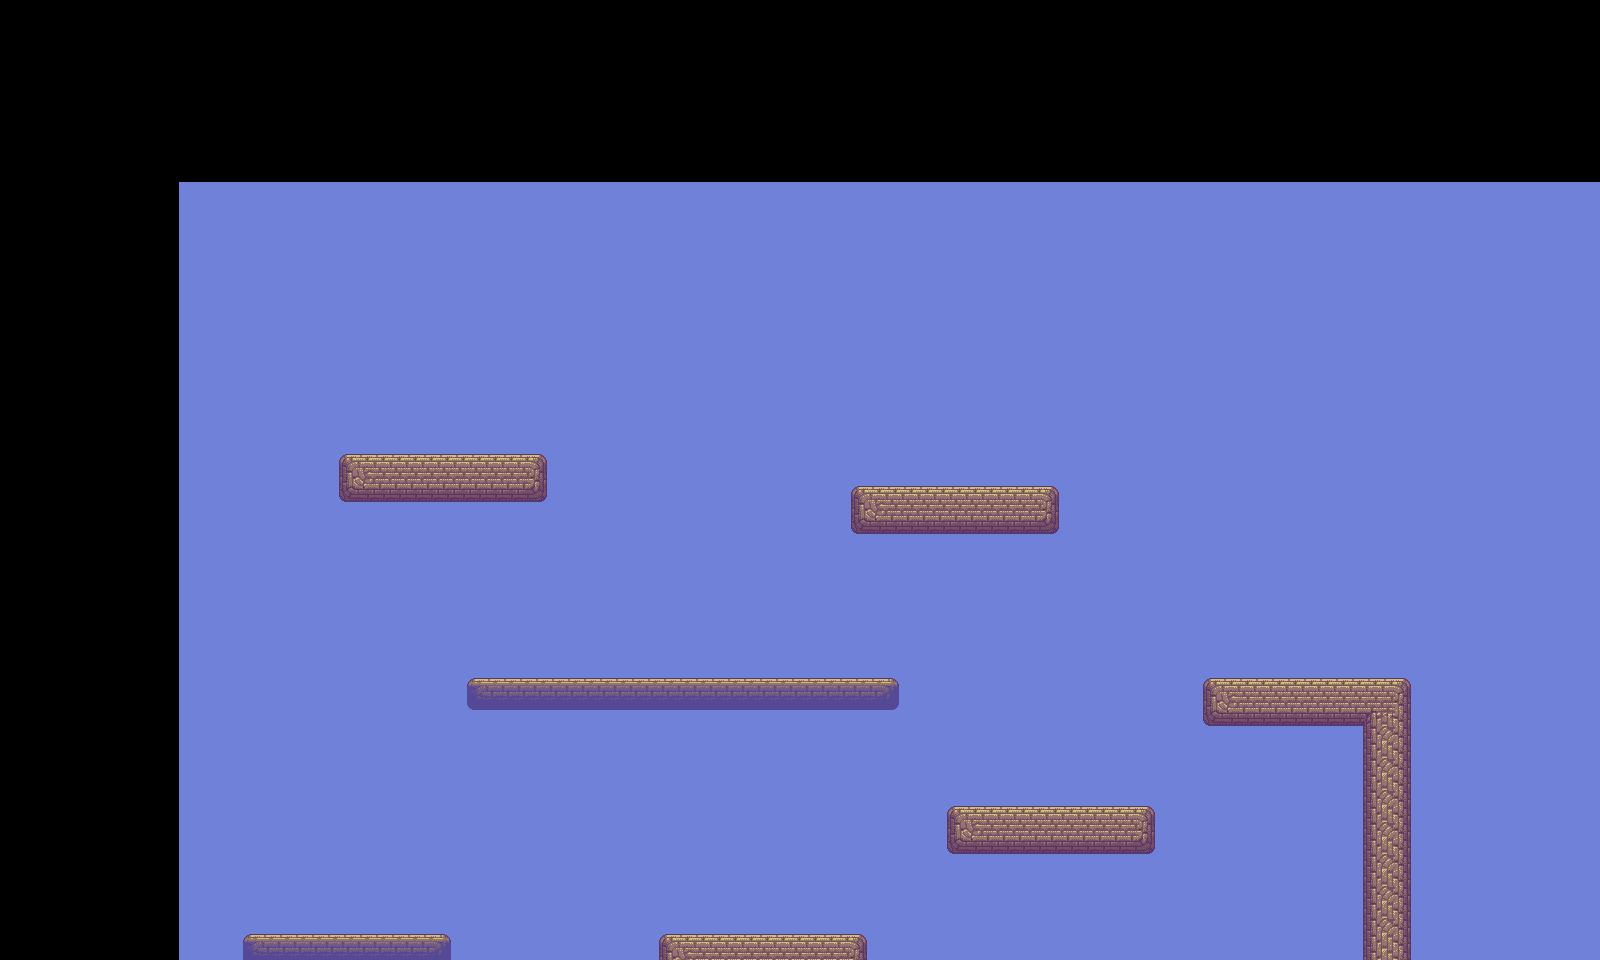

A level layout from a 2D game, rendered from its tile map. Below: a short description, then the map file with its tile-grid data intact:
An orthogonal 50x30 tile map with 32x32 px tiles, 1 tile layer (Tile Layer 1).

<map version="1.2" tiledversion="1.2.4" orientation="orthogonal" renderorder="right-down" width="50" height="30" tilewidth="32" tileheight="32" infinite="0" nextlayerid="7" nextobjectid="4">
 <properties>
  <property name="surface" type="bool" value="false" />
  <property name="wall" type="bool" value="false" />
 </properties>
 <tileset firstgid="1" source="forest.tsx" />
 <layer id="1" name="Tile Layer 1" width="50" height="30" offsetx="179" offsety="182">
  <properties>
   <property name="main" type="bool" value="true" />
  </properties>
  <data encoding="csv">
151,151,151,151,151,151,151,151,151,151,151,151,151,151,151,151,151,151,151,151,151,151,151,151,151,151,151,151,151,151,151,151,151,151,151,151,151,151,151,151,151,151,151,151,151,151,151,151,151,151,
151,151,151,151,151,151,151,151,151,151,151,151,151,151,151,151,151,151,151,151,151,151,151,151,151,151,151,151,151,151,151,151,151,151,151,151,151,151,151,151,151,151,151,151,151,151,151,151,151,151,
151,151,151,151,151,151,151,151,151,151,151,151,151,151,151,2,3,151,151,151,151,151,151,151,151,151,151,151,151,151,151,151,151,151,151,151,151,151,151,151,151,151,151,151,151,151,151,151,151,151,
151,151,151,151,151,151,151,151,151,151,151,151,151,151,151,151,151,151,151,151,151,151,151,151,151,151,151,151,151,151,151,151,151,151,151,151,151,151,151,151,151,151,151,151,151,151,151,151,151,151,
151,151,151,151,151,151,151,151,151,151,151,151,151,151,151,151,151,151,151,151,151,151,151,151,151,151,151,151,151,151,151,151,151,151,151,151,151,151,151,151,151,151,151,151,151,151,151,151,151,151,
151,151,151,151,151,151,151,151,151,151,151,151,151,151,151,151,151,151,151,151,151,151,151,151,151,151,151,151,151,151,151,151,151,151,151,151,151,151,151,151,151,151,151,151,151,151,151,151,151,151,
151,151,151,151,151,151,151,151,151,151,151,151,151,151,151,151,151,151,151,151,151,151,151,151,151,151,151,151,151,151,151,151,151,151,151,151,151,151,151,151,151,151,151,151,151,151,151,151,151,151,
151,151,151,151,151,151,151,151,151,151,151,151,151,151,151,151,151,151,151,151,151,151,151,151,151,151,151,151,151,151,151,151,151,151,151,151,151,151,151,151,151,151,151,151,151,151,151,151,151,151,
151,151,151,151,151,146,147,147,147,147,147,149,151,151,151,151,151,151,151,151,151,151,151,151,151,151,151,151,151,151,151,151,151,151,151,151,151,151,151,151,151,151,151,151,151,151,151,151,151,151,
151,151,151,151,151,242,243,243,243,243,243,245,151,151,151,151,151,151,151,151,151,146,147,147,147,147,147,149,151,151,151,151,151,151,151,151,151,151,151,151,151,151,151,151,151,151,151,151,151,151,
151,151,151,151,151,151,151,151,151,151,151,151,151,151,151,151,151,151,151,151,151,242,243,243,243,243,243,245,151,151,151,151,151,151,151,151,151,151,151,151,151,151,151,151,151,151,151,151,151,151,
151,151,151,151,151,151,151,151,151,151,151,151,151,151,151,151,151,151,151,151,151,151,151,151,151,151,151,151,151,151,151,151,151,151,151,151,151,151,151,151,151,151,151,151,151,151,151,151,151,151,
151,151,151,151,151,151,151,151,151,151,151,151,151,151,151,151,151,151,151,151,151,151,151,151,151,151,151,151,151,151,151,151,151,151,151,151,151,151,151,151,151,151,151,151,151,151,151,151,151,151,
151,151,151,151,151,151,151,151,151,151,151,151,151,151,151,151,151,151,151,151,151,151,151,151,151,151,151,151,151,151,151,151,151,151,151,151,151,151,151,151,151,151,151,151,151,151,151,151,151,151,
151,151,151,151,151,151,151,151,151,151,151,151,151,151,151,151,151,151,151,151,151,151,151,151,151,151,151,151,151,151,151,151,151,151,151,151,151,151,151,151,151,151,151,151,151,151,151,151,151,151,
151,151,151,151,151,151,151,151,151,314,315,315,315,315,315,315,315,315,315,315,315,315,316,151,151,151,151,151,151,151,151,151,146,147,147,147,147,147,149,151,151,151,151,151,151,151,151,151,151,151,
151,151,151,151,151,151,151,151,151,282,283,283,283,283,283,283,283,283,283,283,283,283,284,151,151,151,151,151,151,151,151,151,242,243,243,243,243,135,181,151,151,151,151,151,151,151,151,151,151,151,
151,151,151,151,151,151,151,151,151,151,151,151,151,151,151,151,151,151,151,151,151,151,151,151,151,151,151,151,151,151,151,151,151,151,151,151,151,178,181,151,151,151,151,151,151,151,151,151,151,151,
151,151,151,151,151,151,151,151,151,151,151,151,151,151,151,151,151,151,151,151,151,151,151,151,151,151,151,151,151,151,151,151,151,151,151,151,151,178,181,151,151,151,151,151,151,151,151,151,151,151,
151,151,151,151,151,151,151,151,151,151,151,151,151,151,151,151,151,151,151,151,151,151,151,151,146,147,147,147,147,147,149,151,151,151,151,151,151,178,181,151,151,151,151,151,151,151,151,151,151,151,
151,151,151,151,151,151,151,151,151,151,151,151,151,151,151,151,151,151,151,151,151,151,151,151,242,243,243,243,243,243,245,151,151,151,151,151,151,178,181,151,151,151,151,151,151,151,151,151,151,151,
151,151,151,151,151,151,151,151,151,151,151,151,151,151,151,151,151,151,151,151,151,151,151,151,151,151,151,151,151,151,151,151,151,151,151,151,151,178,181,151,151,151,151,151,151,151,151,151,151,151,
151,151,151,151,151,151,151,151,151,151,151,151,151,151,182,182,182,182,182,182,182,182,182,151,151,151,151,151,151,151,151,151,151,151,151,151,151,178,181,151,151,151,151,151,151,151,151,151,151,151,
151,151,314,315,315,315,315,315,316,151,151,151,151,151,151,146,147,147,147,147,147,149,151,151,151,151,151,151,151,151,151,151,151,151,151,151,151,178,181,151,151,151,151,151,151,151,151,151,151,151,
151,151,282,283,283,283,283,283,284,151,151,151,151,151,151,242,243,243,243,243,243,245,151,151,151,151,151,151,151,151,151,151,151,151,151,151,151,210,181,151,151,151,151,151,151,151,151,151,151,151,
151,151,113,151,151,151,151,151,151,151,151,151,151,151,151,151,151,151,151,151,151,151,151,151,151,151,151,151,151,151,151,151,151,151,151,151,151,210,181,151,151,151,151,151,151,151,151,151,151,151,
151,151,113,151,151,151,151,151,151,151,151,151,151,151,151,151,151,151,151,151,151,151,151,151,151,151,151,151,151,151,151,151,151,151,151,151,151,210,181,151,151,151,151,151,151,151,151,151,151,151,
151,1,113,151,151,151,151,151,151,151,151,151,151,151,151,151,151,151,151,151,151,151,151,151,151,151,151,151,151,151,151,151,151,151,151,151,151,210,181,151,151,151,151,151,151,151,151,151,151,151,
147,147,147,147,147,147,147,147,147,147,147,147,147,147,147,147,147,147,147,147,147,147,147,147,147,147,147,147,147,147,147,147,147,147,147,147,147,7,8,147,147,147,147,147,147,147,147,147,147,147,
243,243,243,243,243,243,243,243,243,243,243,243,243,243,243,243,243,243,243,243,243,243,243,243,243,243,243,243,243,243,243,243,243,243,243,243,243,243,243,243,243,243,243,243,243,243,243,243,243,243
</data>
 </layer>
</map>
